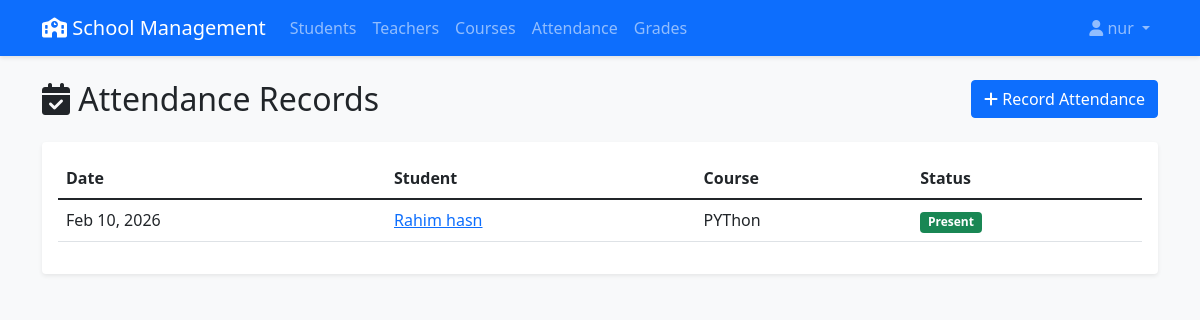
Page /attendance/ (signed in) on the committed database.
### school/models.py (models this page shows, shortened)
class Attendance(models.Model):
    student = models.ForeignKey(Student, on_delete=models.CASCADE, related_name='attendances')
    course = models.ForeignKey(Course, on_delete=models.CASCADE, related_name='attendances')
    date = models.DateField()
    is_present = models.BooleanField(default=False)
    class Meta:
        unique_together = ['student', 'course', 'date']

class Student(models.Model):
    YEAR_CHOICES = [
        ('1', '1st Year'),
        ('2', '2nd Year'),
        ('3', '3rd Year'),
        ('4', '4th Year'),
    ]
    user = models.OneToOneField(User, on_delete=models.CASCADE, null=True, blank=True)
    first_name = models.CharField(max_length=50)
    last_name = models.CharField(max_length=50)
    email = models.EmailField(unique=True)
    phone = models.CharField(max_length=15)
    address = models.TextField()
    date_of_birth = models.DateField()
    enrollment_date = models.DateField(auto_now_add=True)
    year = models.CharField(max_length=1, choices=YEAR_CHOICES, default='1')
    courses = models.ManyToManyField(Course, related_name='students', blank=True)
    photo = models.ImageField(upload_to='students/', null=True, blank=True)
    def __str__(self):
        return f"{self.first_name} {self.last_name}"

class Course(models.Model):
    name = models.CharField(max_length=100)
    code = models.CharField(max_length=10, unique=True)
    description = models.TextField()
    credits = models.IntegerField()
    teacher = models.ForeignKey(Teacher, on_delete=models.SET_NULL, null=True, related_name='courses')

### school/views.py (the view)
# urls.py: path('attendance/', views.attendance_list, name='attendance-list'),
@login_required
def attendance_list(request):
    attendances = Attendance.objects.all().order_by('-date')
    return render(request, 'school/attendance_list.html', {'attendances': attendances})

### school/templates/school/attendance_list.html (shortened to what this page needs)
{% extends 'school/base.html' %}
{% block content %}
<div class="row mb-3">
    <div class="col-md-8">
        <h2><i class="fas fa-calendar-check"></i> Attendance Records</h2>
    </div>
    <div class="col-md-4 text-end">
        <a href="{% url 'attendance-create' %}" class="btn btn-primary">
            <i class="fas fa-plus"></i> Record Attendance
        </a>
    </div>
</div>
<div class="card">
    <div class="card-body">
        <div class="table-responsive">
            <table class="table table-hover">
                <thead>
                    <tr>
                        <th>Date</th>
                        <th>Student</th>
                        <th>Course</th>
                        <th>Status</th>
                    </tr>
                </thead>
                <tbody>
                    {% for attendance in attendances %}
                    <tr>
                        <td>{{ attendance.date|date:"M d, Y" }}</td>
                        <td>
                            <a href="{% url 'student-detail' attendance.student.id %}">
                                {{ attendance.student }}
                            </a>
                        </td>
                        <td>{{ attendance.course.name }}</td>
                        <td>
                            {% if attendance.is_present %}
                            <span class="badge bg-success">Present</span>
                            {% else %}
                            <span class="badge bg-danger">Absent</span>
                            {% endif %}
                        </td>
                    </tr>
                    {% empty %}
                    <tr>
                        <td colspan="4" class="text-center text-muted">No attendance records found</td>
                    </tr>
                    {% endfor %}
                </tbody>
            </table>
        </div>
    </div>
</div>
{% endblock %}

### school/templates/school/base.html (shortened to what this page needs)
<!DOCTYPE html>
<html lang="en">
<head>
    <link href="https://cdn.jsdelivr.net/npm/bootstrap@5.1.3/dist/css/bootstrap.min.css" rel="stylesheet">
    <link rel="stylesheet" href="https://cdnjs.cloudflare.com/ajax/libs/font-awesome/6.0.0/css/all.min.css">
    {% load static %}
    <link rel="stylesheet" href="{% static 'css/style.css' %}">
</head>
<body>
    <nav class="navbar navbar-expand-lg navbar-dark bg-primary">
        <div class="container">
            <a class="navbar-brand" href="{% url 'home' %}">
                <i class="fas fa-school"></i> School Management
            </a>
            <div class="collapse navbar-collapse" id="navbarNav">
                <ul class="navbar-nav me-auto">
                    <li class="nav-item">
                        <a class="nav-link" href="{% url 'student-list' %}">Students</a>
                    </li>
                    <li class="nav-item">
                        <a class="nav-link" href="{% url 'teacher-list' %}">Teachers</a>
                    </li>
                    <li class="nav-item">
                        <a class="nav-link" href="{% url 'course-list' %}">Courses</a>
                    </li>
                    {% if user.is_authenticated %}
                    <li class="nav-item">
                        <a class="nav-link" href="{% url 'attendance-list' %}">Attendance</a>
                    </li>
                    <li class="nav-item">
                        <a class="nav-link" href="{% url 'grade-list' %}">Grades</a>
                    </li>
                    {% endif %}
                </ul>
                <ul class="navbar-nav">
                    {% if user.is_authenticated %}
                    <li class="nav-item dropdown">
                        <a class="nav-link dropdown-toggle" href="#" id="navbarDropdown" role="button" data-bs-toggle="dropdown">
                            <i class="fas fa-user"></i> {{ user.username }}
                        </a>
                    </li>
                    {% endif %}
                </ul>
            </div>
        </div>
    </nav>
    <div class="container mt-4">
        {% block content %}
        {% endblock %}
    </div>
</body>
</html>

### static/css/style.css (style rules this page uses)
body { background-color: #f8f9fa; }
.navbar { box-shadow: 0 2px 4px rgba(0,0,0,.1); }
.card { box-shadow: 0 0.125rem 0.25rem rgba(0,0,0,.075); border: none; margin-bottom: 1.5rem; }
.table { background-color: #fff; border-radius: 0.25rem; }

### rows in the picture
Attendance: date "Feb 10, 2026", student "Rahim hasn", course.name "PYThon", is_present "Present"

### other values in the picture
{{ user.username }} "nur"
